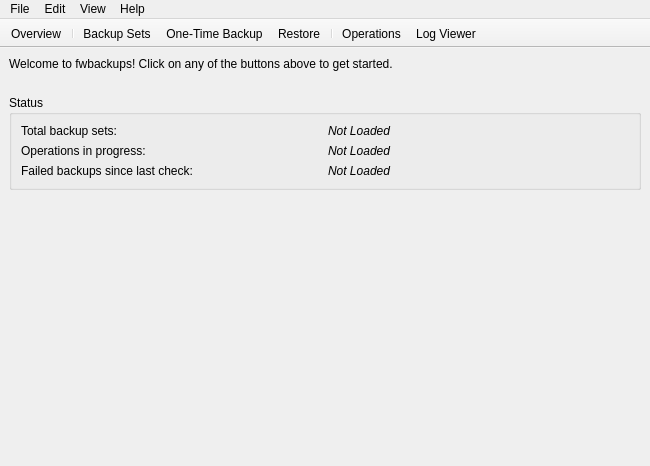
<?xml version="1.0" encoding="UTF-8"?>
<ui version="4.0">
 <class>mainWindow</class>
 <widget class="QMainWindow" name="mainWindow">
  <property name="geometry">
   <rect>
    <x>0</x>
    <y>0</y>
    <width>650</width>
    <height>466</height>
   </rect>
  </property>
  <property name="minimumSize">
   <size>
    <width>650</width>
    <height>450</height>
   </size>
  </property>
  <property name="windowTitle">
   <string>fwbackups</string>
  </property>
  <property name="windowIcon">
   <iconset resource="../fwbackups.qrc">
    <normaloff>:/application-icons/fwbackups-32.png</normaloff>:/application-icons/fwbackups-32.png</iconset>
  </property>
  <widget class="QWidget" name="centralwidget">
   <layout class="QVBoxLayout" name="verticalLayout">
    <property name="margin">
     <number>0</number>
    </property>
    <item>
     <widget class="QStackedWidget" name="mainStackedWidget">
      <property name="currentIndex">
       <number>0</number>
      </property>
      <widget class="QWidget" name="overviewPage">
       <layout class="QVBoxLayout" name="verticalLayout_2">
        <property name="spacing">
         <number>24</number>
        </property>
        <item>
         <widget class="QLabel" name="label">
          <property name="text">
           <string>Welcome to fwbackups! Click on any of the buttons above to get started.</string>
          </property>
         </widget>
        </item>
        <item>
         <widget class="QGroupBox" name="groupBox_2">
          <property name="sizePolicy">
           <sizepolicy hsizetype="Preferred" vsizetype="Maximum">
            <horstretch>0</horstretch>
            <verstretch>0</verstretch>
           </sizepolicy>
          </property>
          <property name="title">
           <string>Status</string>
          </property>
          <property name="flat">
           <bool>true</bool>
          </property>
          <layout class="QHBoxLayout" name="horizontalLayout">
           <item>
            <layout class="QGridLayout" name="gridLayout">
             <property name="horizontalSpacing">
              <number>6</number>
             </property>
             <item row="0" column="0">
              <widget class="QLabel" name="label_2">
               <property name="text">
                <string>Total backup sets:</string>
               </property>
              </widget>
             </item>
             <item row="2" column="1">
              <widget class="QLabel" name="failedBackupsLabel">
               <property name="text">
                <string>&lt;i&gt;Not Loaded&lt;/i&gt;</string>
               </property>
              </widget>
             </item>
             <item row="0" column="1">
              <widget class="QLabel" name="totalBackupSetsLabel">
               <property name="text">
                <string>&lt;i&gt;Not Loaded&lt;/i&gt;</string>
               </property>
              </widget>
             </item>
             <item row="2" column="0">
              <widget class="QLabel" name="label_4">
               <property name="text">
                <string>Failed backups since last check:</string>
               </property>
              </widget>
             </item>
             <item row="1" column="0">
              <widget class="QLabel" name="label_19">
               <property name="text">
                <string>Operations in progress:</string>
               </property>
              </widget>
             </item>
             <item row="1" column="1">
              <widget class="QLabel" name="operationsInProgressLabel">
               <property name="text">
                <string>&lt;i&gt;Not Loaded&lt;/i&gt;</string>
               </property>
              </widget>
             </item>
            </layout>
           </item>
          </layout>
         </widget>
        </item>
        <item>
         <spacer name="verticalSpacer_1">
          <property name="orientation">
           <enum>Qt::Vertical</enum>
          </property>
          <property name="sizeHint" stdset="0">
           <size>
            <width>20</width>
            <height>5</height>
           </size>
          </property>
         </spacer>
        </item>
       </layout>
      </widget>
      <widget class="QWidget" name="backupSetsPage">
       <layout class="QHBoxLayout" name="horizontalLayout_4">
        <item>
         <layout class="QVBoxLayout" name="verticalLayout_6">
          <property name="sizeConstraint">
           <enum>QLayout::SetDefaultConstraint</enum>
          </property>
          <property name="topMargin">
           <number>12</number>
          </property>
          <item>
           <widget class="QPushButton" name="newSetButton">
            <property name="text">
             <string>New Set...</string>
            </property>
            <property name="icon">
             <iconset resource="../fwbackups.qrc">
              <normaloff>:/program-icons/program-icons/list-add.png</normaloff>:/program-icons/program-icons/list-add.png</iconset>
            </property>
           </widget>
          </item>
          <item>
           <widget class="QPushButton" name="editSetButton">
            <property name="text">
             <string>Edit Set...</string>
            </property>
            <property name="icon">
             <iconset resource="../fwbackups.qrc">
              <normaloff>:/program-icons/program-icons/preferences-system.png</normaloff>:/program-icons/program-icons/preferences-system.png</iconset>
            </property>
           </widget>
          </item>
          <item>
           <widget class="QPushButton" name="deleteSetButton">
            <property name="sizePolicy">
             <sizepolicy hsizetype="Minimum" vsizetype="Fixed">
              <horstretch>0</horstretch>
              <verstretch>0</verstretch>
             </sizepolicy>
            </property>
            <property name="text">
             <string>Delete Set</string>
            </property>
            <property name="icon">
             <iconset resource="../fwbackups.qrc">
              <normaloff>:/program-icons/program-icons/delete.png</normaloff>:/program-icons/program-icons/delete.png</iconset>
            </property>
           </widget>
          </item>
          <item>
           <widget class="Line" name="line">
            <property name="minimumSize">
             <size>
              <width>0</width>
              <height>12</height>
             </size>
            </property>
            <property name="orientation">
             <enum>Qt::Horizontal</enum>
            </property>
           </widget>
          </item>
          <item>
           <widget class="QPushButton" name="backupNowButton">
            <property name="sizePolicy">
             <sizepolicy hsizetype="Minimum" vsizetype="Fixed">
              <horstretch>0</horstretch>
              <verstretch>0</verstretch>
             </sizepolicy>
            </property>
            <property name="text">
             <string>Backup Now</string>
            </property>
            <property name="icon">
             <iconset resource="../fwbackups.qrc">
              <normaloff>:/program-icons/program-icons/archive.png</normaloff>:/program-icons/program-icons/archive.png</iconset>
            </property>
           </widget>
          </item>
          <item>
           <widget class="QPushButton" name="restoreButton">
            <property name="text">
             <string>Restore</string>
            </property>
            <property name="icon">
             <iconset resource="../fwbackups.qrc">
              <normaloff>:/program-icons/program-icons/undo.png</normaloff>:/program-icons/program-icons/undo.png</iconset>
            </property>
           </widget>
          </item>
          <item>
           <widget class="Line" name="line_2">
            <property name="orientation">
             <enum>Qt::Horizontal</enum>
            </property>
           </widget>
          </item>
          <item>
           <widget class="QPushButton" name="burnButton">
            <property name="text">
             <string>Burn</string>
            </property>
            <property name="icon">
             <iconset resource="../fwbackups.qrc">
              <normaloff>:/program-icons/program-icons/media-optical.png</normaloff>:/program-icons/program-icons/media-optical.png</iconset>
            </property>
           </widget>
          </item>
          <item>
           <spacer name="verticalSpacer_4">
            <property name="orientation">
             <enum>Qt::Vertical</enum>
            </property>
            <property name="sizeHint" stdset="0">
             <size>
              <width>20</width>
              <height>5</height>
             </size>
            </property>
           </spacer>
          </item>
         </layout>
        </item>
        <item>
         <widget class="QListView" name="setsListView">
          <property name="movement">
           <enum>QListView::Static</enum>
          </property>
          <property name="spacing">
           <number>12</number>
          </property>
          <property name="gridSize">
           <size>
            <width>96</width>
            <height>96</height>
           </size>
          </property>
          <property name="viewMode">
           <enum>QListView::IconMode</enum>
          </property>
          <property name="uniformItemSizes">
           <bool>true</bool>
          </property>
          <property name="batchSize">
           <number>10</number>
          </property>
          <property name="wordWrap">
           <bool>true</bool>
          </property>
         </widget>
        </item>
       </layout>
      </widget>
      <widget class="QWidget" name="operationsPage">
       <layout class="QHBoxLayout" name="horizontalLayout_3">
        <item>
         <layout class="QVBoxLayout" name="verticalLayout_10">
          <property name="spacing">
           <number>-1</number>
          </property>
          <property name="topMargin">
           <number>12</number>
          </property>
          <item>
           <widget class="QPushButton" name="viewDetailsButton">
            <property name="text">
             <string>View Details...</string>
            </property>
           </widget>
          </item>
          <item>
           <widget class="QPushButton" name="cancelOperationButton">
            <property name="text">
             <string>Cancel Operation</string>
            </property>
           </widget>
          </item>
          <item>
           <spacer name="verticalSpacer_2">
            <property name="orientation">
             <enum>Qt::Vertical</enum>
            </property>
            <property name="sizeHint" stdset="0">
             <size>
              <width>20</width>
              <height>5</height>
             </size>
            </property>
           </spacer>
          </item>
         </layout>
        </item>
        <item>
         <widget class="QListView" name="listView_2"/>
        </item>
       </layout>
      </widget>
      <widget class="QWidget" name="logViewerPage">
       <layout class="QVBoxLayout" name="verticalLayout_3">
        <item>
         <widget class="QTextEdit" name="logTextEdit">
          <property name="frameShadow">
           <enum>QFrame::Plain</enum>
          </property>
         </widget>
        </item>
        <item>
         <layout class="QHBoxLayout" name="horizontalLayout_2">
          <property name="spacing">
           <number>-1</number>
          </property>
          <property name="sizeConstraint">
           <enum>QLayout::SetDefaultConstraint</enum>
          </property>
          <item>
           <spacer name="horizontalSpacer">
            <property name="orientation">
             <enum>Qt::Horizontal</enum>
            </property>
            <property name="sizeHint" stdset="0">
             <size>
              <width>5</width>
              <height>5</height>
             </size>
            </property>
           </spacer>
          </item>
          <item>
           <widget class="QPushButton" name="saveLogButton">
            <property name="text">
             <string>Save to File</string>
            </property>
            <property name="icon">
             <iconset resource="../fwbackups.qrc">
              <normaloff>:/program-icons/program-icons/document-save.png</normaloff>:/program-icons/program-icons/document-save.png</iconset>
            </property>
           </widget>
          </item>
          <item>
           <widget class="QPushButton" name="clearLogButton">
            <property name="text">
             <string>Clear Log</string>
            </property>
            <property name="icon">
             <iconset resource="../fwbackups.qrc">
              <normaloff>:/program-icons/program-icons/clear.png</normaloff>:/program-icons/program-icons/clear.png</iconset>
            </property>
           </widget>
          </item>
          <item>
           <widget class="QPushButton" name="refreshLogButton">
            <property name="text">
             <string>Refresh</string>
            </property>
            <property name="icon">
             <iconset resource="../fwbackups.qrc">
              <normaloff>:/program-icons/program-icons/refresh.png</normaloff>:/program-icons/program-icons/refresh.png</iconset>
            </property>
           </widget>
          </item>
         </layout>
        </item>
       </layout>
      </widget>
     </widget>
    </item>
   </layout>
  </widget>
  <widget class="QMenuBar" name="menubar">
   <property name="geometry">
    <rect>
     <x>0</x>
     <y>0</y>
     <width>650</width>
     <height>22</height>
    </rect>
   </property>
   <widget class="QMenu" name="menuFile">
    <property name="title">
     <string>File</string>
    </property>
    <addaction name="actionNew_Set"/>
    <addaction name="separator"/>
    <addaction name="actionImport_Sets"/>
    <addaction name="actionExport_Sets"/>
    <addaction name="separator"/>
    <addaction name="actionQuit"/>
   </widget>
   <widget class="QMenu" name="menuEdit">
    <property name="title">
     <string>Edit</string>
    </property>
    <addaction name="actionPreferences"/>
   </widget>
   <widget class="QMenu" name="menuView">
    <property name="title">
     <string>View</string>
    </property>
    <addaction name="actionOverview"/>
    <addaction name="separator"/>
    <addaction name="actionBackup_Sets"/>
    <addaction name="actionOne_Time_Backup"/>
    <addaction name="actionRestore"/>
    <addaction name="separator"/>
    <addaction name="actionOperations"/>
    <addaction name="actionLog_Viewer"/>
   </widget>
   <widget class="QMenu" name="menuHelp">
    <property name="title">
     <string>Help</string>
    </property>
    <addaction name="actionAbout"/>
    <addaction name="actionHelp"/>
    <addaction name="separator"/>
    <addaction name="actionCheck_for_Updates"/>
   </widget>
   <addaction name="menuFile"/>
   <addaction name="menuEdit"/>
   <addaction name="menuView"/>
   <addaction name="menuHelp"/>
  </widget>
  <widget class="QToolBar" name="toolBar">
   <property name="focusPolicy">
    <enum>Qt::StrongFocus</enum>
   </property>
   <property name="windowTitle">
    <string>fwbackups</string>
   </property>
   <property name="movable">
    <bool>false</bool>
   </property>
   <property name="iconSize">
    <size>
     <width>24</width>
     <height>24</height>
    </size>
   </property>
   <property name="toolButtonStyle">
    <enum>Qt::ToolButtonTextUnderIcon</enum>
   </property>
   <attribute name="toolBarArea">
    <enum>TopToolBarArea</enum>
   </attribute>
   <attribute name="toolBarBreak">
    <bool>false</bool>
   </attribute>
   <addaction name="actionOverview_2"/>
   <addaction name="separator"/>
   <addaction name="actionBackup_Sets_2"/>
   <addaction name="actionOne_Time_Backup_2"/>
   <addaction name="actionRestore_2"/>
   <addaction name="separator"/>
   <addaction name="actionOperations_2"/>
   <addaction name="actionLog_Viewer_2"/>
  </widget>
  <action name="actionNew_Set">
   <property name="text">
    <string>New Set...</string>
   </property>
   <property name="shortcut">
    <string>Ctrl+N</string>
   </property>
  </action>
  <action name="actionImport_Sets">
   <property name="text">
    <string>Import Sets...</string>
   </property>
  </action>
  <action name="actionExport_Sets">
   <property name="text">
    <string>Export Sets...</string>
   </property>
  </action>
  <action name="actionQuit">
   <property name="text">
    <string>Quit</string>
   </property>
  </action>
  <action name="actionEdit_Set">
   <property name="text">
    <string>Edit Set...</string>
   </property>
  </action>
  <action name="actionDuplicate_Set">
   <property name="text">
    <string>Duplicate Set</string>
   </property>
  </action>
  <action name="actionDelete_Set">
   <property name="text">
    <string>Delete Set</string>
   </property>
  </action>
  <action name="actionPreferences">
   <property name="text">
    <string>Preferences...</string>
   </property>
  </action>
  <action name="actionOverview">
   <property name="text">
    <string>Overview</string>
   </property>
  </action>
  <action name="actionBackup_Sets">
   <property name="text">
    <string>Backup Sets</string>
   </property>
  </action>
  <action name="actionOne_Time_Backup">
   <property name="text">
    <string>One-Time Backup...</string>
   </property>
  </action>
  <action name="actionLog_Viewer">
   <property name="text">
    <string>Log Viewer</string>
   </property>
  </action>
  <action name="actionRestore">
   <property name="text">
    <string>Restore...</string>
   </property>
  </action>
  <action name="actionAbout">
   <property name="text">
    <string>About</string>
   </property>
  </action>
  <action name="actionCheck_for_Updates">
   <property name="text">
    <string>Check for Updates</string>
   </property>
  </action>
  <action name="actionHelp">
   <property name="text">
    <string>Help</string>
   </property>
  </action>
  <action name="actionOverview_2">
   <property name="checkable">
    <bool>true</bool>
   </property>
   <property name="icon">
    <iconset resource="../fwbackups.qrc">
     <normaloff>:/program-icons/program-icons/home.png</normaloff>:/program-icons/program-icons/home.png</iconset>
   </property>
   <property name="text">
    <string>Overview</string>
   </property>
  </action>
  <action name="actionBackup_Sets_2">
   <property name="checkable">
    <bool>true</bool>
   </property>
   <property name="icon">
    <iconset resource="../fwbackups.qrc">
     <normaloff>:/program-icons/program-icons/drive-harddisk.png</normaloff>:/program-icons/program-icons/drive-harddisk.png</iconset>
   </property>
   <property name="text">
    <string>Backup Sets</string>
   </property>
  </action>
  <action name="actionOne_Time_Backup_2">
   <property name="icon">
    <iconset resource="../fwbackups.qrc">
     <normaloff>:/program-icons/program-icons/drive-optical.png</normaloff>:/program-icons/program-icons/drive-optical.png</iconset>
   </property>
   <property name="text">
    <string>One-Time Backup</string>
   </property>
  </action>
  <action name="actionLog_Viewer_2">
   <property name="checkable">
    <bool>true</bool>
   </property>
   <property name="icon">
    <iconset resource="../fwbackups.qrc">
     <normaloff>:/program-icons/program-icons/filetype-text.png</normaloff>:/program-icons/program-icons/filetype-text.png</iconset>
   </property>
   <property name="text">
    <string>Log Viewer</string>
   </property>
  </action>
  <action name="actionRestore_2">
   <property name="icon">
    <iconset resource="../fwbackups.qrc">
     <normaloff>:/program-icons/program-icons/undo.png</normaloff>:/program-icons/program-icons/undo.png</iconset>
   </property>
   <property name="text">
    <string>Restore</string>
   </property>
  </action>
  <action name="actionOperations_2">
   <property name="checkable">
    <bool>true</bool>
   </property>
   <property name="icon">
    <iconset resource="../fwbackups.qrc">
     <normaloff>:/program-icons/program-icons/refresh.png</normaloff>:/program-icons/program-icons/refresh.png</iconset>
   </property>
   <property name="text">
    <string>Operations</string>
   </property>
   <property name="toolTip">
    <string>Operations</string>
   </property>
  </action>
  <action name="actionOperations">
   <property name="text">
    <string>Operations</string>
   </property>
  </action>
 </widget>
 <resources>
  <include location="../fwbackups.qrc"/>
 </resources>
 <connections/>
</ui>
